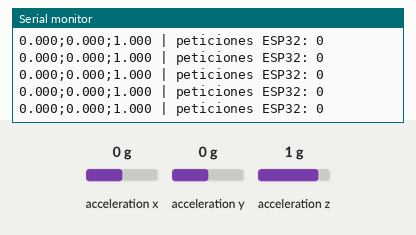
A sketch run on a simulated Arduino Nano 33 BLE. Parts: the last lines printed to the serial monitor. Inputs (shaded band) come from the test bench; at power-on: acceleration x 0 g, acceleration y 0 g, acceleration z 1 g.

Above: at 2.2 s.
2.3 s: acceleration x set to -1.4 g
At 2.31 s:
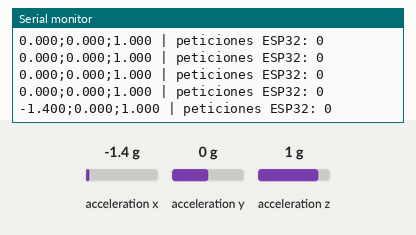
3.8 s: acceleration y set to -1.4 g
At 3.81 s:
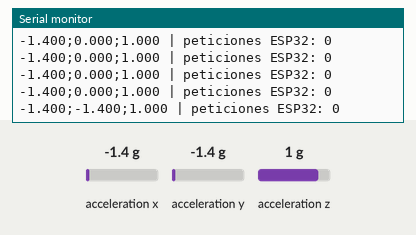
5.3 s: acceleration z set to -1.4 g
At 5.31 s:
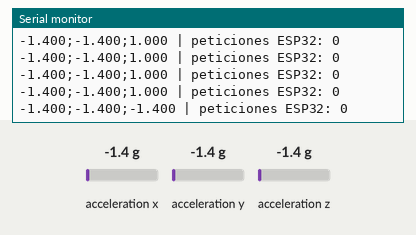

Measured:
- after the input at 2.3 s, the serial monitor: prints a new line at once (image 1)
- after the input at 3.8 s, the serial monitor: prints a new line at once (image 2)
- after the input at 5.3 s, the serial monitor: prints a new line at once (image 3)

The sketch:

Tarea2_Nano_IMU_I2C_Slave.ino
```cpp
// Nano_IMU_I2C_Slave
// Arduino Nano 33 BLE Sense
// Lee la IMU integrada y envia ax;ay;az por I2C a la ESP32

#include <Wire.h>
#include <Arduino_LSM9DS1.h>

#define I2C_ADDRESS 0x08
#define MSG_LEN 24

char mensaje[MSG_LEN] = "0.000;0.000;0.000";

unsigned long tiempoAnterior = 0;
const unsigned long PERIODO_LECTURA = 100;

volatile int peticiones = 0;

void enviarDatos() {
  Wire.write((uint8_t *)mensaje, MSG_LEN);
  peticiones++;
}

void setup() {
  Serial.begin(115200);
  delay(1000);

  Serial.println("Nano 33 BLE Sense - Esclavo I2C");

  if (!IMU.begin()) {
    Serial.println("ERROR: No se detecta la IMU");
    while (true);
  }

  Serial.println("IMU detectada correctamente");

  Wire.begin(I2C_ADDRESS);
  Wire.onRequest(enviarDatos);

  tiempoAnterior = millis();
}

void loop() {
  unsigned long tiempoActual = millis();

  if (tiempoActual - tiempoAnterior >= PERIODO_LECTURA) {
    tiempoAnterior = tiempoAnterior + PERIODO_LECTURA;

    if (IMU.accelerationAvailable()) {
      float x, y, z;
      IMU.readAcceleration(x, y, z);

      char nuevoMensaje[MSG_LEN];
      snprintf(nuevoMensaje, MSG_LEN, "%.3f;%.3f;%.3f", x, y, z);

      noInterrupts();
      strncpy(mensaje, nuevoMensaje, MSG_LEN);
      mensaje[MSG_LEN - 1] = '\0';
      interrupts();

      Serial.print(mensaje);
      Serial.print(" | peticiones ESP32: ");
      Serial.println(peticiones);
    }
  }
}
```
